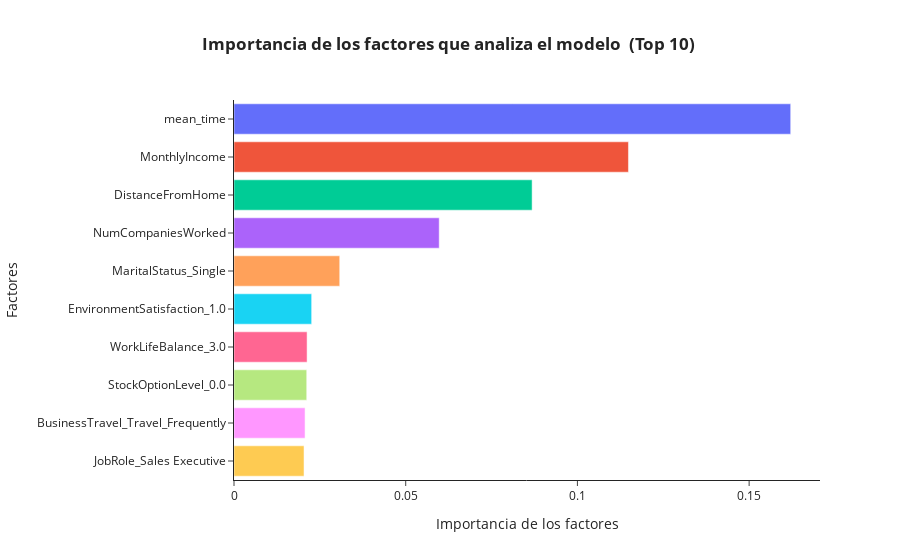

Notebook cell for this chart:
### Code cell
#Importacia de cada factor 
columns=pd.DataFrame(X_m1.columns).rename(columns={0:'columns'})
#Creación del Data frame con el nivel de importacia
importances=pd.DataFrame(m1_ranfor.feature_importances_).rename(columns={0:'importances'})
cf=pd.concat([columns,importances], axis=1)

#Se organiza el Dataframe de mayor a menor y se escoge el top 10
cf=cf.sort_values('importances',ascending=False).head(10)


#Creación del gráfico
fig = px.bar(cf, x='importances', y='columns', color = 'columns',  title ='<b>Importancia de los factores que analiza el modelo  (Top 10) <b>')

# agregar detalles a la gráfica
fig.update_layout(
    xaxis_title = 'Importancia de los factores',
    yaxis_title = 'Factores',
    template = 'simple_white',
    title_x = 0.5,
    showlegend=False)

### Figure 1 — Plotly figure (JSON) as saved in the notebook; plotly's stock layout.template omitted (floating-point values rounded to 4 significant figures)
{"data": [{"alignmentgroup": "True", "hovertemplate": "columns=%{y}<br>importances=%{x}<extra></extra>", "legendgroup": "mean_time", "marker": {"color": "#636efa", "pattern": {"shape": ""}}, "name": "mean_time", "offsetgroup": "mean_time", "orientation": "h", "showlegend": true, "textposition": "auto", "type": "bar", "x": [0.1621], "xaxis": "x", "y": ["mean_time"], "yaxis": "y"}, {"alignmentgroup": "True", "hovertemplate": "columns=%{y}<br>importances=%{x}<extra></extra>", "legendgroup": "MonthlyIncome", "marker": {"color": "#EF553B", "pattern": {"shape": ""}}, "name": "MonthlyIncome", "offsetgroup": "MonthlyIncome", "orientation": "h", "showlegend": true, "textposition": "auto", "type": "bar", "x": [0.1149], "xaxis": "x", "y": ["MonthlyIncome"], "yaxis": "y"}, {"alignmentgroup": "True", "hovertemplate": "columns=%{y}<br>importances=%{x}<extra></extra>", "legendgroup": "DistanceFromHome", "marker": {"color": "#00cc96", "pattern": {"shape": ""}}, "name": "DistanceFromHome", "offsetgroup": "DistanceFromHome", "orientation": "h", "showlegend": true, "textposition": "auto", "type": "bar", "x": [0.08681], "xaxis": "x", "y": ["DistanceFromHome"], "yaxis": "y"}, {"alignmentgroup": "True", "hovertemplate": "columns=%{y}<br>importances=%{x}<extra></extra>", "legendgroup": "NumCompaniesWorked", "marker": {"color": "#ab63fa", "pattern": {"shape": ""}}, "name": "NumCompaniesWorked", "offsetgroup": "NumCompaniesWorked", "orientation": "h", "showlegend": true, "textposition": "auto", "type": "bar", "x": [0.05975], "xaxis": "x", "y": ["NumCompaniesWorked"], "yaxis": "y"}, {"alignmentgroup": "True", "hovertemplate": "columns=%{y}<br>importances=%{x}<extra></extra>", "legendgroup": "MaritalStatus_Single", "marker": {"color": "#FFA15A", "pattern": {"shape": ""}}, "name": "MaritalStatus_Single", "offsetgroup": "MaritalStatus_Single", "orientation": "h", "showlegend": true, "textposition": "auto", "type": "bar", "x": [0.03079], "xaxis": "x", "y": ["MaritalStatus_Single"], "yaxis": "y"}, {"alignmentgroup": "True", "hovertemplate": "columns=%{y}<br>importances=%{x}<extra></extra>", "legendgroup": "EnvironmentSatisfaction_1.0", "marker": {"color": "#19d3f3", "pattern": {"shape": ""}}, "name": "EnvironmentSatisfaction_1.0", "offsetgroup": "EnvironmentSatisfaction_1.0", "orientation": "h", "showlegend": true, "textposition": "auto", "type": "bar", "x": [0.02261], "xaxis": "x", "y": ["EnvironmentSatisfaction_1.0"], "yaxis": "y"}, {"alignmentgroup": "True", "hovertemplate": "columns=%{y}<br>importances=%{x}<extra></extra>", "legendgroup": "WorkLifeBalance_3.0", "marker": {"color": "#FF6692", "pattern": {"shape": ""}}, "name": "WorkLifeBalance_3.0", "offsetgroup": "WorkLifeBalance_3.0", "orientation": "h", "showlegend": true, "textposition": "auto", "type": "bar", "x": [0.02128], "xaxis": "x", "y": ["WorkLifeBalance_3.0"], "yaxis": "y"}, {"alignmentgroup": "True", "hovertemplate": "columns=%{y}<br>importances=%{x}<extra></extra>", "legendgroup": "StockOptionLevel_0.0", "marker": {"color": "#B6E880", "pattern": {"shape": ""}}, "name": "StockOptionLevel_0.0", "offsetgroup": "StockOptionLevel_0.0", "orientation": "h", "showlegend": true, "textposition": "auto", "type": "bar", "x": [0.02118], "xaxis": "x", "y": ["StockOptionLevel_0.0"], "yaxis": "y"}, {"alignmentgroup": "True", "hovertemplate": "columns=%{y}<br>importances=%{x}<extra></extra>", "legendgroup": "BusinessTravel_Travel_Frequently", "marker": {"color": "#FF97FF", "pattern": {"shape": ""}}, "name": "BusinessTravel_Travel_Frequently", "offsetgroup": "BusinessTravel_Travel_Frequently", "orientation": "h", "showlegend": true, "textposition": "auto", "type": "bar", "x": [0.02069], "xaxis": "x", "y": ["BusinessTravel_Travel_Frequently"], "yaxis": "y"}, {"alignmentgroup": "True", "hovertemplate": "columns=%{y}<br>importances=%{x}<extra></extra>", "legendgroup": "JobRole_Sales Executive", "marker": {"color": "#FECB52", "pattern": {"shape": ""}}, "name": "JobRole_Sales Executive", "offsetgroup": "JobRole_Sales Executive", "orientation": "h", "showlegend": true, "textposition": "auto", "type": "bar", "x": [0.02039], "xaxis": "x", "y": ["JobRole_Sales Executive"], "yaxis": "y"}], "layout": {"barmode": "relative", "legend": {"title": {"text": "columns"}, "tracegroupgap": 0}, "showlegend": false, "title": {"text": "<b>Importancia de los factores que analiza el modelo  (Top 10) <b>", "x": 0.5}, "xaxis": {"anchor": "y", "domain": [0, 1], "title": {"text": "Importancia de los factores"}}, "yaxis": {"anchor": "x", "categoryarray": ["JobRole_Sales Executive", "BusinessTravel_Travel_Frequently", "StockOptionLevel_0.0", "WorkLifeBalance_3.0", "EnvironmentSatisfaction_1.0", "MaritalStatus_Single", "NumCompaniesWorked", "DistanceFromHome", "MonthlyIncome", "mean_time"], "categoryorder": "array", "domain": [0, 1], "title": {"text": "Factores"}}}}
